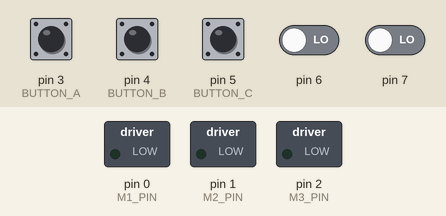
Simulated run of this sketch. Board: Arduino Uno, built with avr-gcc and run on an emulated ATmega328P. On the bench: switched loads named in the sketch (green lamp = pin HIGH). Inputs (shaded band) come from the test bench; at power-on: pin 3 (BUTTON_A), pin 4 (BUTTON_B), pin 5 (BUTTON_C), pin 6, pin 7 LOW.

Above: at 0.9 s.
1.0 s: pin 3 (BUTTON_A) pulled HIGH for 0.15 s
At 1.1 s:
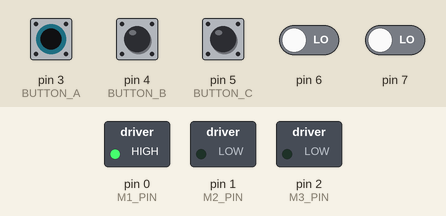
2.7 s: pin 4 (BUTTON_B) pulled HIGH for 0.15 s
At 2.8 s:
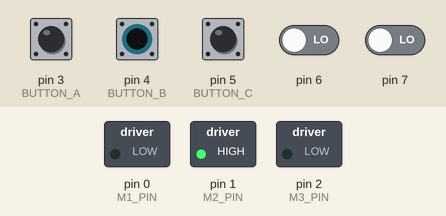
4.4 s: pin 5 (BUTTON_C) pulled HIGH for 0.15 s
At 4.5 s:
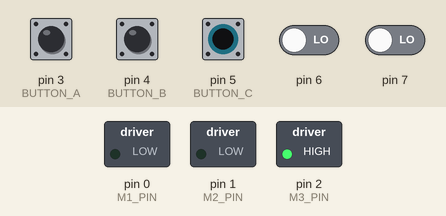
6.1 s: pin 3 (BUTTON_A) driven HIGH and pin 4 (BUTTON_B) driven HIGH
At 7.2 s:
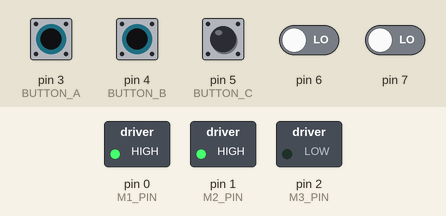
7.6 s: pin 3 (BUTTON_A) driven LOW
At 8.3 s:
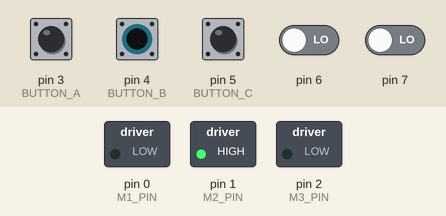
9.1 s: pin 3 (BUTTON_A) driven HIGH
At 9.5 s:
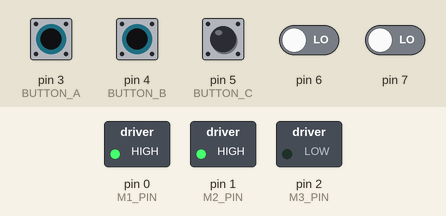
Timing chart, 0 to 11.6 s (numbered marks = the images above; inputs shaded):
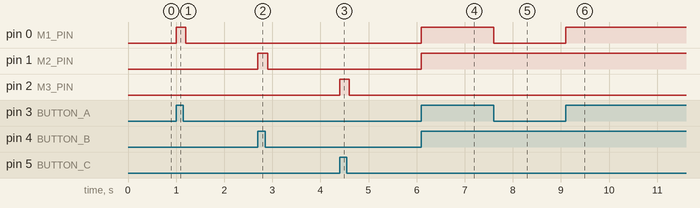

The sketch:

Exercicio_2-Lista.ino
```cpp
#define M1_PIN (1 << PD0)
#define M2_PIN (1 << PD1)
#define M3_PIN (1 << PD2)

#define BUTTON_A (1 << PD3)
#define BUTTON_B (1 << PD4)
#define BUTTON_C (1 << PD5)

#define MOTOR1_POWER 30
#define MOTOR2_POWER 50
#define MOTOR3_POWER 70

int main(void) {
    DDRD |= M1_PIN;
    DDRD |= M2_PIN;
    DDRD |= M3_PIN;

    DDRD &= ~(BUTTON_A | BUTTON_B | BUTTON_C);

    PORTD &= ~(M1_PIN | M2_PIN | M3_PIN);

    for (;;) {
        int motor1_on = PIND & BUTTON_A;
        int motor2_on = PIND & BUTTON_B;
        int motor3_on = PIND & BUTTON_C;

        int total_power = 0;

        if (motor1_on) {
            total_power += MOTOR1_POWER;
            PORTD |= M1_PIN;
        } else {
            PORTD &= ~M1_PIN;
        }

        if (motor2_on) {
            total_power += MOTOR2_POWER;
            PORTD |= M2_PIN;
        } else {
            PORTD &= ~M2_PIN;
        }

        if (motor3_on) {
            total_power += MOTOR3_POWER;
            PORTD |= M3_PIN;
        } else {
            PORTD &= ~M3_PIN;
        }

        if (total_power > 90) {
            if (motor1_on) {
                PORTD &= ~M1_PIN;
                total_power -= MOTOR1_POWER;
            }
        }

        if (total_power > 90) {
            if (motor2_on) {
                PORTD &= ~M2_PIN;
                total_power -= MOTOR2_POWER;
            }
        }

        _delay_ms(100);
    }
}
```

Measured:
- after the input at 1.0 s, pin 0 (M1_PIN): LOW → HIGH at once, → LOW 0.20 s later
- after the input at 2.7 s, pin 1 (M2_PIN): LOW → HIGH at once, → LOW 0.20 s later
- after the input at 4.4 s, pin 2 (M3_PIN): LOW → HIGH at once, → LOW 0.20 s later
- after the input at 6.1 s, pin 0 (M1_PIN), pin 1 (M2_PIN): LOW → HIGH at once
- after the input at 7.6 s, pin 0 (M1_PIN): HIGH → LOW at once
- after the input at 9.1 s, pin 0 (M1_PIN): LOW → HIGH at once
